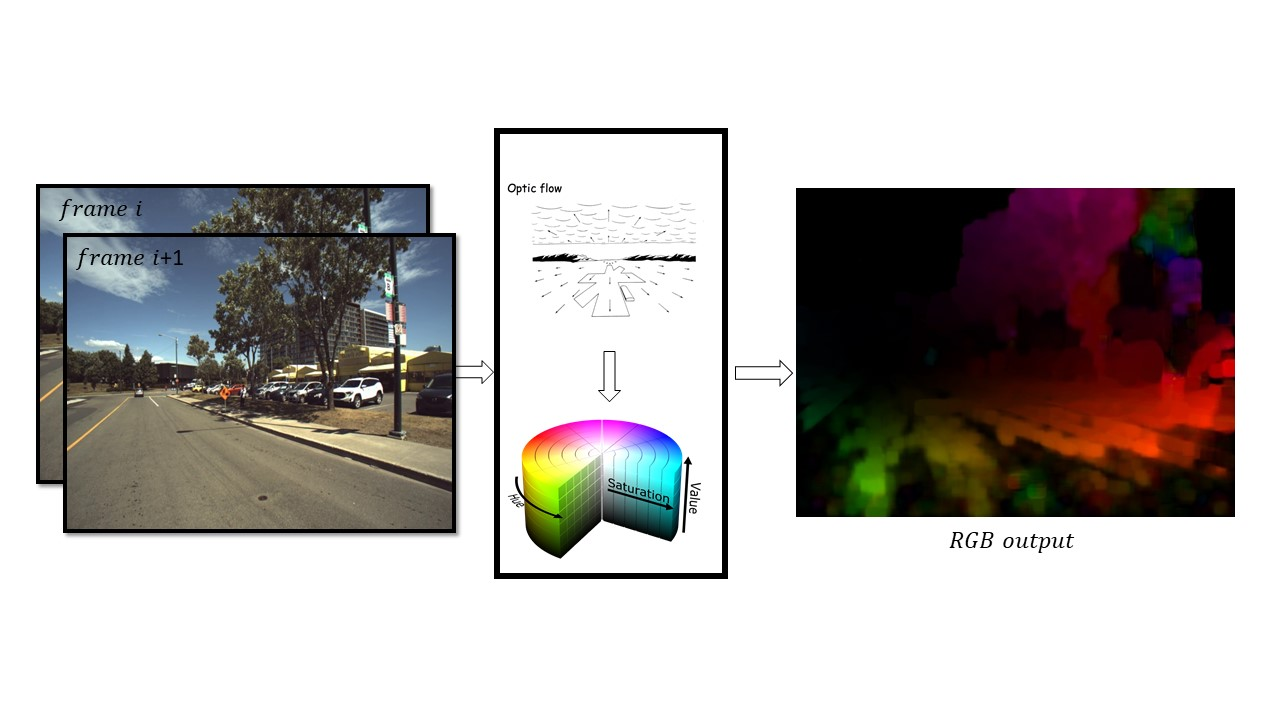
#> input picture md_images/Presentation2.jpg, 1280 x 720 px, given in place of brite_train.mp4, which was not available
$ python video_to_reweighted_optical_flow.py
#> lines starting #> are read from the running program, lines starting #| are printed output that depends on the picture; after the words box and inside, x2 and y2 are one past the last pixel; in counts of white or black regions, pixels touching at a corner belong together; pictures that were not available may be replaced by others from this repository, and a replacement may not be noted
import cv2
import os, time, sys, shutil
import numpy as np


PATH_DATA_FOLDER = './data/'


PATH_TRAIN_VIDEO = PATH_DATA_FOLDER + 'brite_train.mp4'
PATH_TRAIN_FLOW_VIDEO = PATH_DATA_FOLDER + 'brite_flow_train.mp4'
PATH_TRAIN_IMAGES_FOLDER = PATH_DATA_FOLDER +  'brite_reweighted_images/'
PATH_TRAIN_IMAGES_FLOW_FOLDER = PATH_DATA_FOLDER +  'brite_reweighted_images_flow/'


def convertToOptical(prev_image, curr_image):

    prev_image_gray = cv2.cvtColor(prev_image, cv2.COLOR_BGR2GRAY)
    curr_image_gray = cv2.cvtColor(curr_image, cv2.COLOR_BGR2GRAY)

    flow = cv2.calcOpticalFlowFarneback(prev_image_gray, curr_image_gray, None, 0.5, 3, 15, 3, 5, 1.2, 0)
    # flow = cv2.calcOpticalFlowFarneback(prev_image_gray, curr_image_gray, None, 0.5, 2, 15, 2, 5, 1.2, 0)

    hsv = np.zeros_like(prev_image)
    mag, ang = cv2.cartToPolar(flow[...,0], flow[...,1])
    mag[mag>50]=50
    mag[0][0]=50
    mag[0][1]=0
    hsv[...,0] = ang*180/np.pi/2
    hsv[...,1] = 255
    hsv[...,2] = cv2.normalize(mag, None, 0, 255, cv2.NORM_MINMAX)
    flow_image_bgr = cv2.cvtColor(hsv, cv2.COLOR_HSV2BGR)

    return flow_image_bgr


def preprocess_data(video_input_path, flow_video_output_path, image_folder_path, flow_image_folder_path, type):

#> called with video_input_path = './data/brite_train.mp4', flow_video_output_path = './data/brite_flow_train.mp4', image_folder_path = './data/brite_reweighted_images/', flow_image_folder_path = './data/brite_reweighted_images_flow/', type = 'train'
    if os.path.exists(image_folder_path):
        shutil.rmtree(image_folder_path)
    os.makedirs(image_folder_path)
    if os.path.exists(flow_image_folder_path):
        shutil.rmtree(flow_image_folder_path)
    os.makedirs(flow_image_folder_path)

    print("Converting video to optical flow for: ", video_input_path)

    video_reader = cv2.VideoCapture(video_input_path)

    num_frames = video_reader.get(cv2.CAP_PROP_FRAME_COUNT)
    #frame_size = (int(video_reader.get(cv2.CAP_PROP_FRAME_WIDTH)), int(video_reader.get(cv2.CAP_PROP_FRAME_HEIGHT)))
    frame_size=(640,480)
    fps = int(video_reader.get(cv2.CAP_PROP_FPS))

    # fourcc = cv2.VideoWriter_fourcc(*'XVID')
    fourcc = cv2.VideoWriter_fourcc(*"mp4v")
    video_writer = cv2.VideoWriter(flow_video_output_path, fourcc, fps, frame_size)

    t1 = time.time()
    ret, prev_frame = video_reader.read()
#> prev_frame is the input picture: shape (720, 1280, 3); mean B, G, R 185.5, 187.5, 191.5
    prev_frame = cv2.resize(prev_frame, (640, 480))
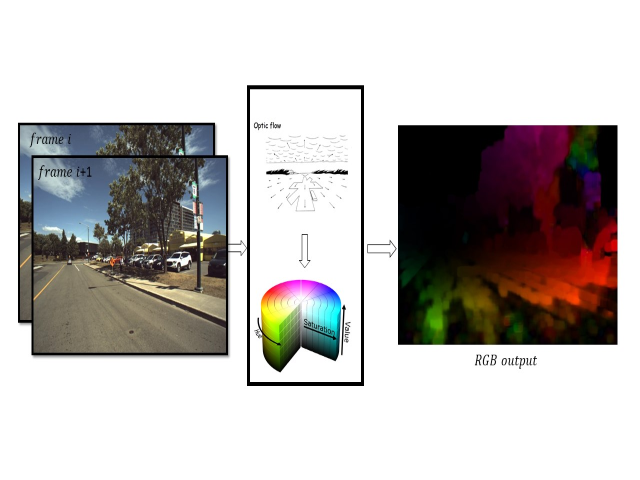
#> prev_frame: shape (480, 640, 3); mean B, G, R 185.5, 187.5, 191.5
    hsv = np.zeros_like(prev_frame)

    image_path_out = os.path.join(image_folder_path, str(0) + '.jpg')
    cv2.imwrite(image_path_out, prev_frame)

    count = 0
    while True:
        ret, next_frame = video_reader.read()
        t1=time.time()
        if next_frame is None:
            break

        next_frame = cv2.resize(next_frame, (640, 480))
        bgr_flow = convertToOptical(prev_frame, next_frame)
#> in convertToOptical, `prev_image_gray = cv2.cvtColor(prev_image, cv2.COLOR_BGR2GRAY)`:
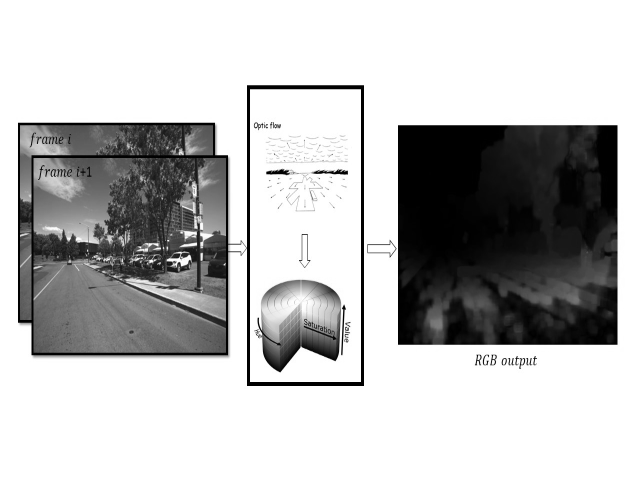
#> prev_image_gray: shape (480, 640); min 0, max 255, mean 188.4
#> in convertToOptical, `mag, ang = cv2.cartToPolar(flow[...,0], flow[...,1])`:
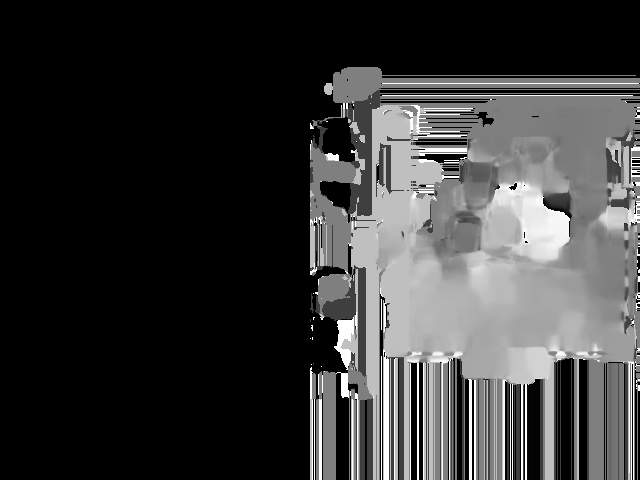
#> ang: shape (480, 640) float32; min 0, max 6.28, mean 1.4; drawn with min black and max white
#> in convertToOptical, `mag[0][0]=50`: mag: shape (480, 640) float32; min 0, max 50, mean 0
#> in convertToOptical, `hsv[...,0] = ang*180/np.pi/2`:
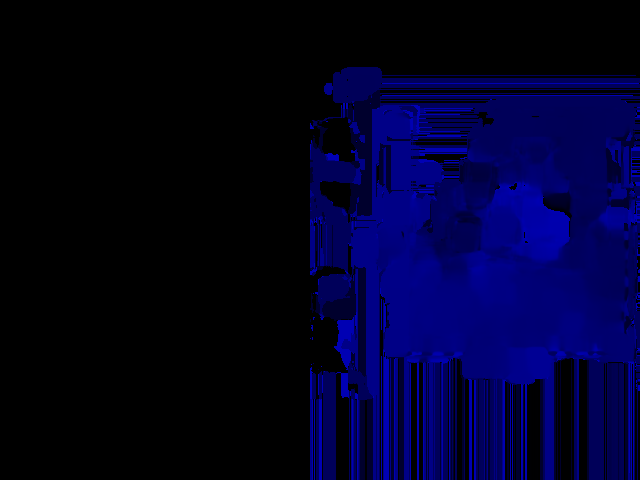
#> hsv: shape (480, 640, 3); mean of channels 0, 1, 2 40, 0, 0; drawn as B, G, R
#> in convertToOptical, `hsv[...,1] = 255`:
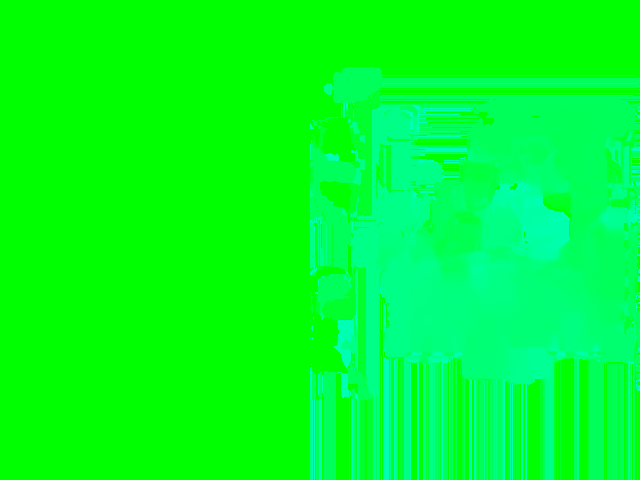
#> hsv: shape (480, 640, 3); mean of channels 0, 1, 2 40, 255, 0; drawn as B, G, R
#> in convertToOptical, `hsv[...,2] = cv2.normalize(mag, None, 0, 255, cv2.NORM_MINMAX)`: hsv: shape (480, 640, 3); under 0.01% of pixels changed, all inside (x1, y1, x2, y2) = (0, 0, 1, 1)

        image_path_out = os.path.join(image_folder_path, str(count) + '.jpg')
        flow_image_path_out = os.path.join(flow_image_folder_path, str(count) + '.jpg')

        cv2.imwrite(image_path_out, next_frame)
        cv2.imwrite(flow_image_path_out, bgr_flow)

        video_writer.write(bgr_flow)

        prev_frame = next_frame
        count += 1
        t2=time.time()

        proc_time=t2-t1
        print(count)
        print('estimated remaining time : ',proc_time*(6000-count-12000)/60)


    t2 = time.time()
    video_reader.release()
    video_writer.release()
    print(' Conversion completed !')
    print(' Time Taken:', (t2 - t1), 'seconds')


    return

if __name__ == '__main__':


    '''PREPROCESS DATA DOES 3 THINGS:
        1. Convert video to optical flow and save their respective images
        2. Augment image and optical flow data by Inverting them horizontally'''   ## NOW DONE IN TRAIN_MODEL.PY ITSELF IN GENERATOR DATA

    preprocess_data(PATH_TRAIN_VIDEO, PATH_TRAIN_FLOW_VIDEO, PATH_TRAIN_IMAGES_FOLDER, PATH_TRAIN_IMAGES_FLOW_FOLDER, type='train')
    #preprocess_data(PATH_TEST_VIDEO, PATH_TEST_FLOW_VIDEO, PATH_TEST_IMAGES_FOLDER, PATH_TEST_IMAGES_FLOW_FOLDER, type='test')

$ run again, on md_images/Presentationd.jpg
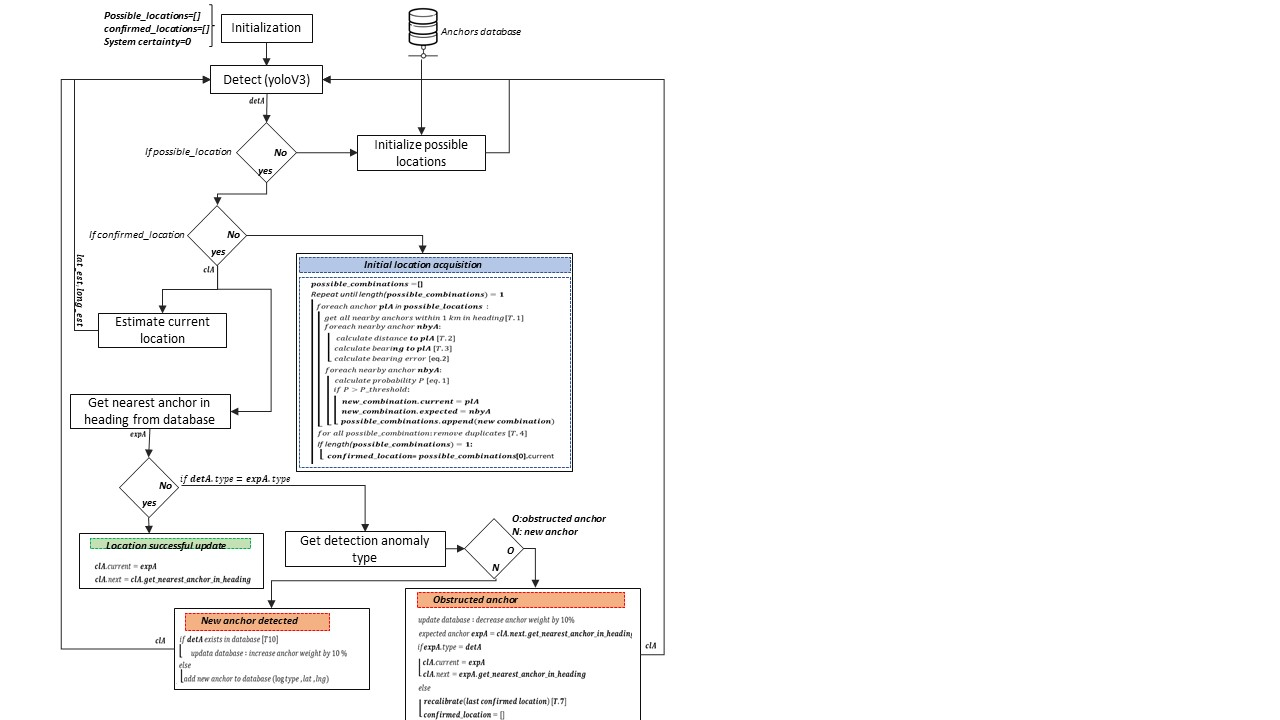
#> input picture md_images/Presentationd.jpg, 1280 x 720 px, given in place of brite_train.mp4, which was not available
#> in preprocess_data, prev_frame is the input picture: shape (720, 1280, 3); mean B, G, R 247.9, 248.1, 248.3
#> prev_frame: shape (480, 640, 3)
#> in convertToOptical, `mag, ang = cv2.cartToPolar(flow[...,0], flow[...,1])`:
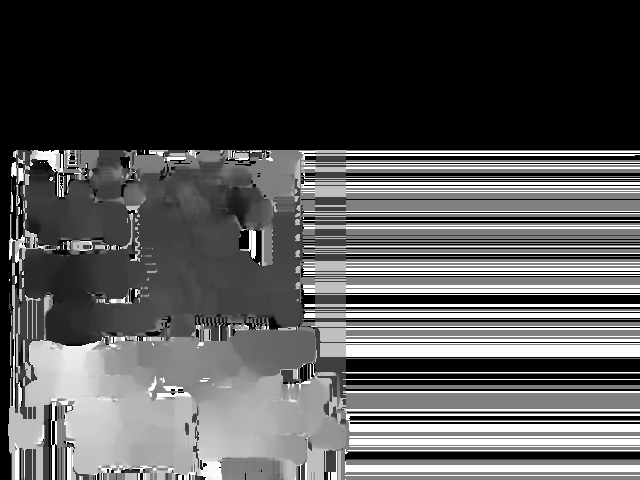
#> ang: shape (480, 640) float32; min 0, max 6.28, mean 2.08; drawn with min black and max white
#> in convertToOptical, `hsv[...,1] = 255`:
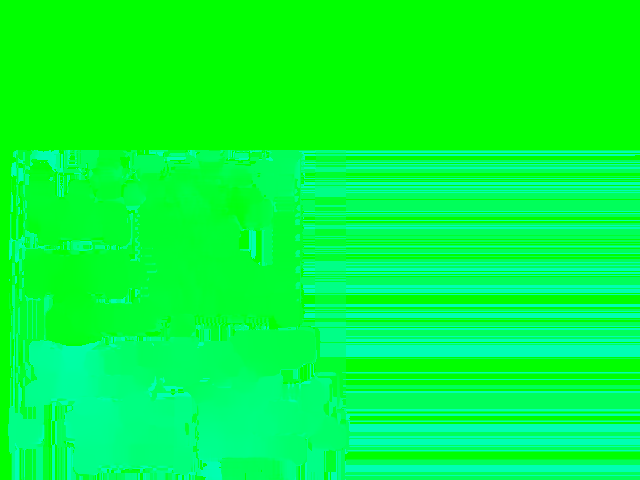
#> hsv: shape (480, 640, 3); mean of channels 0, 1, 2 59.3, 255, 0; drawn as B, G, R
